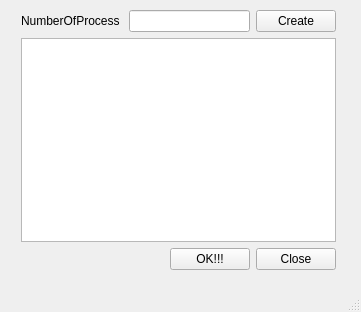
<?xml version="1.0" encoding="UTF-8"?>
<ui version="4.0">
 <class>MainWindow</class>
 <widget class="QMainWindow" name="MainWindow">
  <property name="geometry">
   <rect>
    <x>0</x>
    <y>0</y>
    <width>361</width>
    <height>312</height>
   </rect>
  </property>
  <property name="windowTitle">
   <string>MainWindow</string>
  </property>
  <widget class="QWidget" name="centralwidget">
   <widget class="QWidget" name="">
    <property name="geometry">
     <rect>
      <x>21</x>
      <y>10</y>
      <width>315</width>
      <height>260</height>
     </rect>
    </property>
    <layout class="QVBoxLayout" name="verticalLayout_2">
     <item>
      <layout class="QVBoxLayout" name="verticalLayout">
       <item>
        <layout class="QHBoxLayout" name="horizontalLayout">
         <item>
          <widget class="QLabel" name="numberProcessLabel">
           <property name="text">
            <string>NumberOfProcess </string>
           </property>
          </widget>
         </item>
         <item>
          <widget class="QLineEdit" name="numberProcessLine"/>
         </item>
         <item>
          <widget class="QPushButton" name="createButton">
           <property name="text">
            <string>Create</string>
           </property>
          </widget>
         </item>
        </layout>
       </item>
       <item>
        <widget class="QTableWidget" name="numberProcessTable"/>
       </item>
      </layout>
     </item>
     <item>
      <layout class="QHBoxLayout" name="horizontalLayout_3">
       <item>
        <spacer name="horizontalSpacer">
         <property name="orientation">
          <enum>Qt::Horizontal</enum>
         </property>
         <property name="sizeHint" stdset="0">
          <size>
           <width>40</width>
           <height>20</height>
          </size>
         </property>
        </spacer>
       </item>
       <item>
        <layout class="QHBoxLayout" name="horizontalLayout_2">
         <item>
          <widget class="QPushButton" name="okButton">
           <property name="text">
            <string>OK!!!</string>
           </property>
          </widget>
         </item>
         <item>
          <widget class="QPushButton" name="closeButton">
           <property name="text">
            <string>Close</string>
           </property>
          </widget>
         </item>
        </layout>
       </item>
      </layout>
     </item>
    </layout>
   </widget>
  </widget>
  <widget class="QMenuBar" name="menubar">
   <property name="geometry">
    <rect>
     <x>0</x>
     <y>0</y>
     <width>361</width>
     <height>21</height>
    </rect>
   </property>
  </widget>
  <widget class="QStatusBar" name="statusbar"/>
 </widget>
 <resources/>
 <connections/>
</ui>
